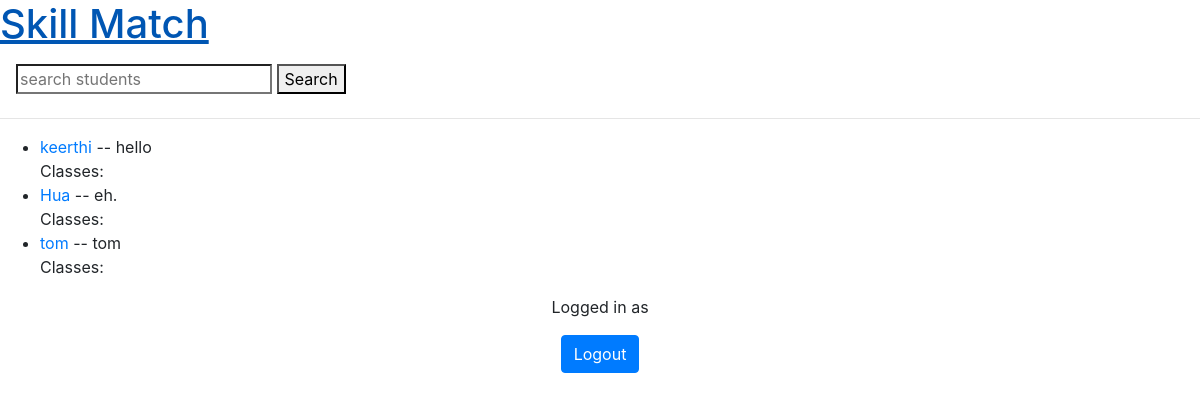
The app's page /skillMatch/ with its own data.
### skillMatch/models.py (models this page shows, shortened)
class Student(models.Model):
    SEX_CHOICES = [('M', 'Male'), ('F', 'Female')]
    name = models.CharField(max_length=100)
    computing_id = models.CharField(max_length=6, unique= True)
    bio = models.TextField()
    sex = models.CharField(choices=SEX_CHOICES, max_length=1, blank=True)
    classes = models.ManyToManyField('Class',blank=True)
    skills = models.ManyToManyField('Skill', blank=True)

### skillMatch/views.py (the view)
# urls.py: path('', views.IndexView.as_view(), name='index'),
class IndexView(generic.ListView):
    template_name = 'skillMatch/index.html'
    model = Student

### templates/skillMatch/index.html (shortened to what this page needs)
{% extends 'base.html' %}
{% load static %}
{% block content %}
    {% if student_list %}
        <ul>
        {% for student in student_list %}
            <li> <a href="{% url 'skillMatch:profile' student.computing_id %}">{{ student.name }}</a> -- {{ student.bio }}
            <br>
                Classes:
            </li>
        {% endfor %}
        </ul>
    {% else %}
        <p>No students are available.</p>
    {% endif %}
{% endblock %}

### records on screen
Student: name "keerthi", bio "hello"
Student: name "Hua", bio "eh."
Student: name "tom", bio "tom"
